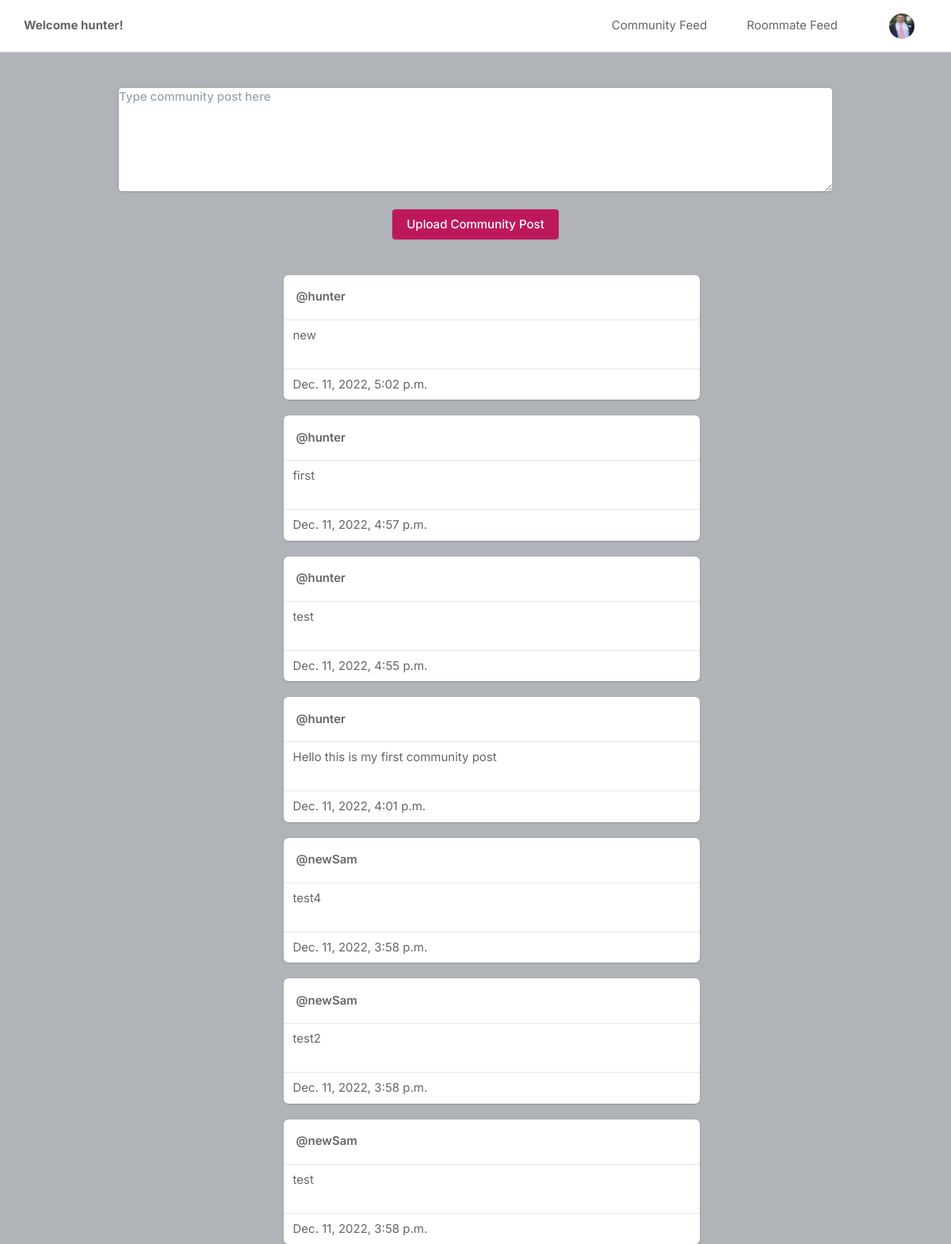
Screenshot of / (signed in) with the database file from the repository.
### core/models.py (models this page shows, shortened)
class Profile(models.Model):
    user = models.ForeignKey(User, on_delete=models.CASCADE)
    id_user = models.IntegerField()
    bio = models.TextField(blank=True)
    gender = models.TextField(blank=True)
    location = models.TextField(blank=True)
    profileimg = models.ImageField(upload_to='profile_images', default='blank-profile-picture.png')
    age = models.TextField(blank=True)
    sleeping_habits = models.TextField(blank=True)
    number_of_roommates = models.TextField(blank=True)
    personality_types = models.TextField(blank=True)
    interests = models.TextField(blank=True)

class Post(models.Model):
    id = models.UUIDField(primary_key=True, default=uuid.uuid4)
    user = models.CharField(max_length=100)
    caption = models.TextField()
    created_at = models.DateTimeField(default=datetime.now)

### core/views.py (the view)
# urls.py: path('', views.index, name='index'),
@login_required(login_url='signin')
def index(request):
    user_object = User.objects.get(username=request.user.username)
    user_profile = Profile.objects.get(user=user_object)
    posts = Post.objects.all().order_by('-created_at')
    return render(request, 'index.html', {'user_profile': user_profile, 'posts': posts})

### templates/index.html (shortened to what this page needs)
{% load static %}
<!DOCTYPE html>
<html lang="en">
<head>
    <link rel="stylesheet" href="{% static 'assets/css/icons.css' %}">
    <link rel="stylesheet" href="{% static 'assets/css/uikit.css' %}">
    <link rel="stylesheet" href="{% static 'assets/css/style.css' %}">
    <link rel="stylesheet" href="{% static 'assets/css/tailwind.css' %}">
</head>
<body>
            <header>
                <div class="header_inner">
                    <div class="left-side">
                        <b>Welcome {{user_profile.user.username}}!</b>
                    </div>
                    <div class="right-side lg:pr-4">
                        <a href="/">
                            Community Feed
                        </a>
                        <a href="/roommate_feed">
                            Roommate Feed
                        </a>
                        <a href="#">
                            <img src="{{user_profile.profileimg.url}}" class="header-avatar" alt="">
                        </a>
                    </div>
                </div>
            </header>
            <div class="container m-auto">
                <div class="flex flex-col choose-upload text-center">
                    <form action="upload" method="POST"enctype="multipart/form-data">
                    <div>
                        <textarea class="button soft-warning small" name="caption" placeholder="Type community post here"></textarea>
                    </div>
                    <br>
                    <button class="button bg-blue-700" type="submit">Upload Community Post</button>
                    </form>
                </div>
                <br>
                <br>
                <div class="lg:flex justify-center lg:space-x-10 lg:space-y-0 space-y-5">
                    <div class="space-y-5 flex-shrink-0 lg:w-7/12">
                        {% for post in posts %}
                        <div class="bg-white shadow rounded-md  -mx-2 lg:mx-0">
                            <div class="flex justify-between items-center px-4 py-3">
                                <div class="flex flex-1 items-center space-x-4">
                                    <span class="block font-semibold "><a href="/profile/{{post.user}}">@{{post.user}}</a></span>
                                </div>
                              <div>
                                <a href="#"> <i class="icon-feather-more-horizontal text-2xl hover:bg-gray-200 rounded-full p-2 transition -mr-1 "></i> </a>
                              </div>
                            </div>
                            <hr>
                            <div>
                                <a class="flex items-center px-3 py-2 text-black-500 rounded-md ">
                                    {{post.caption}}
                                </a>
                            </div>
                            <br>
                            <hr>
                            <div>
                                <a class="flex items-center px-3 py-2 text-black-500 rounded-md ">
                                    {{post.created_at}}
                                </a>
                            </div>
                        </div>
                        {% endfor %}
                    </div>
                    </div>
                </div>
</body>
</html>

### static/assets/css/style.css (style rules this page uses)
body { background-color: #B0B3B8!important; }
button { vertical-align: middle; }
span.button, button.button { background-color: #be185d; top: 0; color: #fff; position: relative; padding: 8px 18px; line-height: 22px; position: relative; font-weight: 500; font-size: 15px; display: inline-block; -webkit-transition: all 0.2s ease-in-out; transition: all 0.2s ease-in-out; cursor: pointer; overflow: hidden; border: none; border-radius: 4px; -webkit-box-shadow: 0 1px 3px rgba(0, 0, 0, 0.1); box-shadow: 0 1px 3px rgba(0, 0, 0, 0.1); }
textarea { height: 48px; line-height: 48px; padding: 0 20px; outline: none; font-size: 15px; color: #808080; margin: 0 0 16px 0; max-width: 100%; width: 100%; -webkit-box-sizing: border-box; box-sizing: border-box; display: block; background-color: #fff; font-weight: 500; opacity: 1; border-radius: 4px; border: none; -webkit-box-shadow: 0 1px 4px 0px rgba(0, 0, 0, 0.12); box-shadow: 0 1px 4px 0px rgba(0, 0, 0, 0.12); }
::placeholder { color: #808080; opacity: 1; }
textarea { height: auto; line-height: 27px; padding: 20px; min-height: 130px; -webkit-transition: none !important; transition: none !important; min-width: 100%; }
button { border: none; margin: 0; padding: 0; width: auto; overflow: visible; background: transparent; color: inherit; font: inherit; line-height: normal; cursor: pointer; }
a { color: #be185d; -webkit-transition: 0.3s; transition: 0.3s; outline: none !important; }
button { outline: none !important; }
img { max-width: 100%; }
body { color: #666; font-size: 15px; line-height: 27px; background-color: #f0f2f5; font-family: "Inter", sans-serif; text-transform: none; }
textarea, select { font-family: "Inter", sans-serif; text-transform: none; }
button, body .pac-container { font-family: "Inter", sans-serif; text-transform: none; }
b, strong { font-weight: 700 !important; }
@media (min-width: 1024px) { .container { max-width: 900px !important; padding-top: 45px; } }
header { background-color: #fff; left: 0; right: 0; top: 0; z-index: 99; height: 66px; display: -webkit-box; display: -ms-flexbox; display: flex; -webkit-box-align: center; -ms-flex-align: center; align-items: center; border-bottom: 1px solid #e5e7eb; }
header .header_inner { display: -webkit-box; display: -ms-flexbox; display: flex; -webkit-box-align: center; -ms-flex-align: center; align-items: center; max-width: 1090px; margin: auto; width: 100%; max-width: 100% !important; padding: 0 30px; }
header .header_inner .left-side { display: -webkit-box; display: -ms-flexbox; display: flex; -webkit-box-align: center; -ms-flex-align: center; align-items: center; }
header .header_inner .right-side { display: -webkit-box; display: -ms-flexbox; display: flex; -webkit-box-align: center; -ms-flex-align: center; align-items: center; -webkit-box-pack: end; -ms-flex-pack: end; justify-content: flex-end; margin-left: auto; }
header .header_inner .right-side .header-avatar { width: 32px; height: 32px; border-radius: 100%; margin-left: 15px; }

### rows the page displays
Profile: user.username "hunter", profileimg (picture)
Post: user "hunter", caption "new", created_at "Dec. 11, 2022, 5:02 p.m."
Post: user "hunter", caption "first", created_at "Dec. 11, 2022, 4:57 p.m."
Post: user "hunter", caption "test", created_at "Dec. 11, 2022, 4:55 p.m."
Post: user "hunter", caption "Hello this is my first community post", created_at "Dec. 11, 2022, 4:01 p.m."
Post: user "newSam", caption "test4", created_at "Dec. 11, 2022, 3:58 p.m."
Post: user "newSam", caption "test2", created_at "Dec. 11, 2022, 3:58 p.m."
Post: user "newSam", caption "test", created_at "Dec. 11, 2022, 3:58 p.m."
